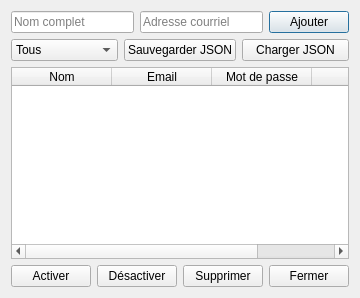
<?xml version="1.0" encoding="UTF-8"?>
<ui version="4.0">
 <class>DlgGestionUtilisateurs</class>
 <widget class="QDialog" name="DlgGestionUtilisateurs">
  <property name="windowTitle"><string>Gestion des utilisateurs</string></property>
  <layout class="QVBoxLayout" name="verticalLayout">
   <item>
    <layout class="QHBoxLayout" name="topLayout">
     <item><widget class="QLineEdit" name="inputNom"><property name="placeholderText"><string>Nom complet</string></property></widget></item>
     <item><widget class="QLineEdit" name="inputEmail"><property name="placeholderText"><string>Adresse courriel</string></property></widget></item>
     <item><widget class="QPushButton" name="btnAjouter"><property name="text"><string>Ajouter</string></property></widget></item>
    </layout>
   </item>
   <item>
    <layout class="QHBoxLayout" name="filterLayout">
     <item><widget class="QComboBox" name="comboFiltre">
       <item><property name="text"><string>Tous</string></property></item>
       <item><property name="text"><string>Actifs</string></property></item>
       <item><property name="text"><string>Inactifs</string></property></item>
     </widget></item>
     <item><widget class="QPushButton" name="btnSauvegarder"><property name="text"><string>Sauvegarder JSON</string></property></widget></item>
     <item><widget class="QPushButton" name="btnCharger"><property name="text"><string>Charger JSON</string></property></widget></item>
    </layout>
   </item>
   <item>
    <widget class="QTableWidget" name="table">
     <property name="columnCount"><number>4</number></property>
     <column><property name="text"><string>Nom</string></property></column>
     <column><property name="text"><string>Email</string></property></column>
     <column><property name="text"><string>Mot de passe</string></property></column>
     <column><property name="text"><string>Actif</string></property></column>
    </widget>
   </item>
   <item>
    <layout class="QHBoxLayout">
     <item><widget class="QPushButton" name="btnActiver"><property name="text"><string>Activer</string></property></widget></item>
     <item><widget class="QPushButton" name="btnDesactiver"><property name="text"><string>Désactiver</string></property></widget></item>
     <item><widget class="QPushButton" name="btnSupprimer"><property name="text"><string>Supprimer</string></property></widget></item>
     <item><widget class="QPushButton" name="btnFermer"><property name="text"><string>Fermer</string></property></widget></item>
    </layout>
   </item>
  </layout>
 </widget>
 <resources/>
 <connections/>
</ui>
